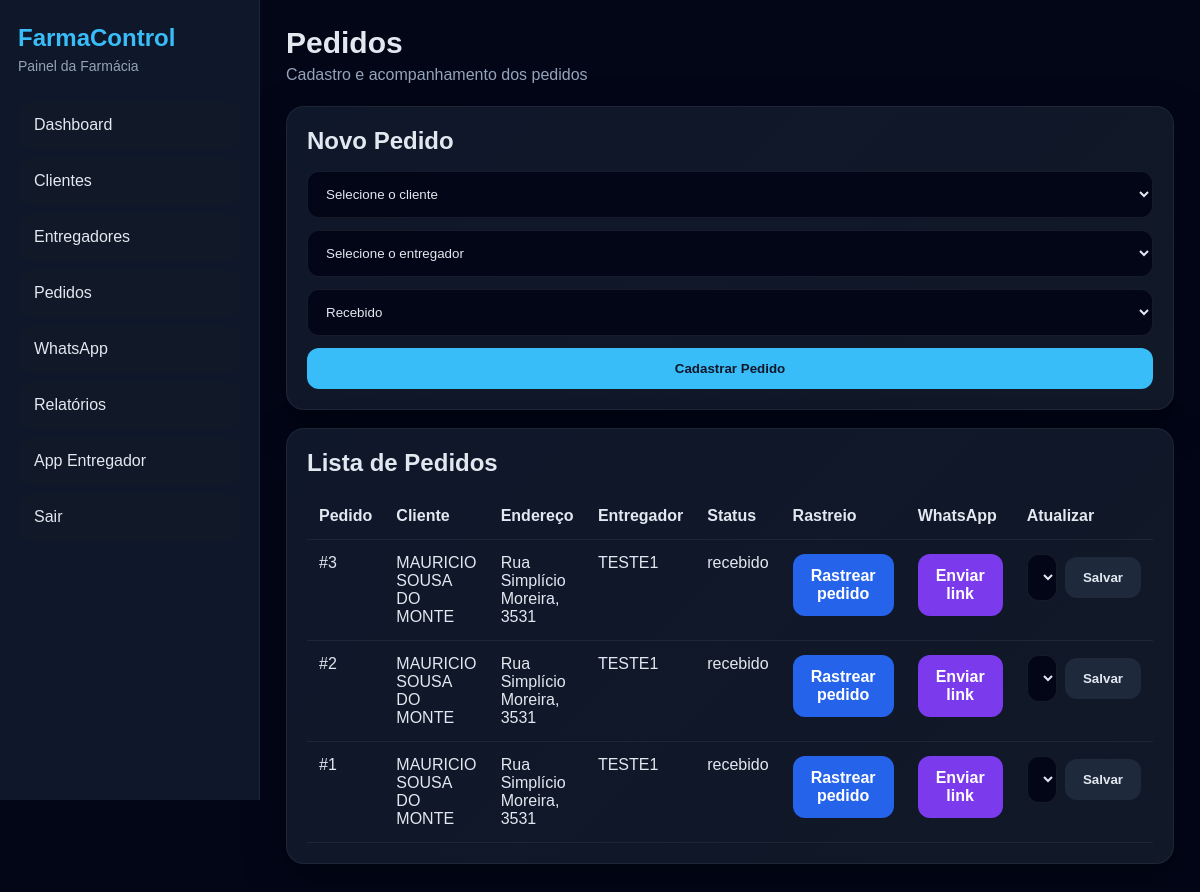
Page /pedidos (signed in) on the committed database.
### models.py (models this page shows, shortened)
class Pedido(db.Model):
    __tablename__ = "pedidos"
    id = db.Column(db.Integer, primary_key=True)
    farmacia_id = db.Column(db.Integer, db.ForeignKey("farmacias.id"), nullable=False)
    cliente_id = db.Column(db.Integer, db.ForeignKey("clientes.id"), nullable=False)
    entregador_id = db.Column(db.Integer, db.ForeignKey("entregadores.id"), nullable=True)
    status = db.Column(db.String(30), nullable=False, default="recebido")
    codigo_rastreio = db.Column(db.String(40), unique=True, nullable=True)
    criado_em = db.Column(db.DateTime, default=agora_brasil)
    saiu_entrega_em = db.Column(db.DateTime, nullable=True)
    entregue_em = db.Column(db.DateTime, nullable=True)

class Cliente(db.Model):
    __tablename__ = "clientes"
    id = db.Column(db.Integer, primary_key=True)
    farmacia_id = db.Column(db.Integer, db.ForeignKey("farmacias.id"), nullable=False)
    nome = db.Column(db.String(150), nullable=False)
    telefone = db.Column(db.String(30), nullable=False)
    endereco = db.Column(db.String(255), nullable=False)
    criado_em = db.Column(db.DateTime, default=agora_brasil)
    pedidos = db.relationship("Pedido", backref="cliente", lazy=True)

class Entregador(db.Model):
    __tablename__ = "entregadores"
    id = db.Column(db.Integer, primary_key=True)
    farmacia_id = db.Column(db.Integer, db.ForeignKey("farmacias.id"), nullable=True)
    nome = db.Column(db.String(150), nullable=False)
    telefone = db.Column(db.String(30), nullable=False)
    senha_hash = db.Column(db.String(255), nullable=False)
    ativo = db.Column(db.Boolean, default=True)
    criado_em = db.Column(db.DateTime, default=agora_brasil)
    pedidos = db.relationship("Pedido", backref="entregador", lazy=True)
    localizacoes = db.relationship("Localizacao", backref="entregador", lazy=True)
    vinculos_farmacias = db.relationship(
        "EntregadorFarmacia",
        back_populates="entregador",
        cascade="all, delete-orphan",
        lazy=True
    )
    __table_args__ = (
        db.UniqueConstraint("telefone", name="uq_entregador_telefone_global"),
    )

### app.py (the view, shortened to what this page needs)
    @app.route("/pedidos", methods=["GET", "POST"])
    @login_required
    def pedidos():
        if current_user.is_master:
            flash("Área disponível apenas para usuários de farmácia.", "warning")
            return redirect(url_for("dashboard"))
        farmacia_id = farmacia_ativa_id()
        if not farmacia_id:
            flash("Nenhuma farmácia ativa selecionada.", "warning")
            return redirect(url_for("dashboard"))
        lista = Pedido.query.filter_by(
            farmacia_id=farmacia_id
        ).order_by(Pedido.id.desc()).all()
        clientes_lista = Cliente.query.filter_by(
            farmacia_id=farmacia_id
        ).order_by(Cliente.nome.asc()).all()
        entregadores_ids = [
            v.entregador_id
            for v in EntregadorFarmacia.query.filter_by(
                farmacia_id=farmacia_id,
                ativo=True
            ).all()
        ]
        if entregadores_ids:
            entregadores_lista = Entregador.query.filter(
                Entregador.id.in_(entregadores_ids),
                Entregador.ativo.is_(True)
            ).order_by(Entregador.nome.asc()).all()
        else:
            entregadores_lista = []
        return render_template(
            "pedidos.html",
            pedidos=lista,
            clientes=clientes_lista,
            entregadores=entregadores_lista
        )

### app.py (called while the page is built)
def farmacias_ids_do_usuario():
    if not current_user.is_authenticated:
        return []
    if current_user.is_master:
        return [
            f.id for f in Farmacia.query.filter_by(ativo=True, status="ativa").all()
        ]
    ids = list(current_user.farmacias_ids or [])
    if not ids and current_user.farmacia_id:
        ids = [current_user.farmacia_id]
    if not ids:
        return []
    farmacias_validas = Farmacia.query.filter(
        Farmacia.id.in_(ids),
        Farmacia.ativo.is_(True),
        Farmacia.status == "ativa"
    ).all()
    return [f.id for f in farmacias_validas]

def farmacia_ativa_id():
    if not current_user.is_authenticated or current_user.is_master:
        return None
    ids = farmacias_ids_do_usuario()
    if not ids:
        return None
    farmacia_id_sessao = session.get("farmacia_ativa_id")
    if farmacia_id_sessao in ids:
        return farmacia_id_sessao
    session["farmacia_ativa_id"] = ids[0]
    return ids[0]

### models.py (called while the page is built)
@login_manager.user_loader
def load_user(user_id):
    return db.session.get(User, int(user_id))

    @property
    def is_master(self):
        return self.perfil == "master"

    @property
    def farmacias_ids(self):
        ids = [
            vinculo.farmacia_id
            for vinculo in self.vinculos_farmacias
            if vinculo.ativo
        ]
        if not ids and self.farmacia_id:
            ids = [self.farmacia_id]
        return ids

### templates/pedidos.html (shortened to what this page needs)
{% extends "base.html" %}
{% block content %}
<div class="page-head">
  <div>
    <h1>Pedidos</h1>
    <p class="muted">Cadastro e acompanhamento dos pedidos</p>
  </div>
</div>
<div class="panel">
  <h2>Novo Pedido</h2>
  <form method="post" class="form-grid">
    <select name="cliente_id" required>
      <option value="">Selecione o cliente</option>
    </select>
    <select name="entregador_id">
      <option value="">Selecione o entregador</option>
    </select>
    <select name="status" required>
      <option value="recebido">Recebido</option>
    </select>
    <button type="submit" class="btn btn-primary">Cadastrar Pedido</button>
  </form>
</div>
<div class="panel">
  <h2>Lista de Pedidos</h2>
  <div class="table-wrap">
    <table>
      <thead>
        <tr>
          <th>Pedido</th>
          <th>Cliente</th>
          <th>Endereço</th>
          <th>Entregador</th>
          <th>Status</th>
          <th>Rastreio</th>
          <th>WhatsApp</th>
          <th>Atualizar</th>
        </tr>
      </thead>
      <tbody>
        {% for pedido in pedidos %}
        <tr>
          <td>#{{ pedido.id }}</td>
          <td>{{ pedido.cliente.nome }}</td>
          <td>{{ pedido.cliente.endereco }}</td>
          <td>{{ pedido.entregador.nome if pedido.entregador else "-" }}</td>
          <td>{{ pedido.status }}</td>
          <td>
            <a class="btn btn-route-google" href="{{ url_for('rastreio_cliente', codigo=pedido.codigo_rastreio) }}" target="_blank">
              Rastrear pedido
            </a>
          </td>
          <td>
            <a class="btn btn-route-waze" href="{{ url_for('whatsapp_cliente', pedido_id=pedido.id) }}" target="_blank">
              Enviar link
            </a>
          </td>
          <td>
            <form method="post" action="{{ url_for('atualizar_status_pedido', pedido_id=pedido.id) }}" class="inline-form">
              <select name="status">
                <option value="recebido" {% if pedido.status == "recebido" %}selected{% endif %}>Recebido</option>
              </select>
              <button type="submit" class="btn btn-secondary">Salvar</button>
            </form>
          </td>
        </tr>
        {% else %}
        <tr>
          <td colspan="8">Nenhum pedido cadastrado.</td>
        </tr>
        {% endfor %}
      </tbody>
    </table>
  </div>
</div>
{% endblock %}

### static/style.css (style rules this page uses)
* { margin: 0; padding: 0; box-sizing: border-box; }
body { background: #020617; color: #e2e8f0; font-family: Arial, sans-serif; }
a { text-decoration: none; }
.page-head { margin-bottom: 22px; }
.page-head h1 { font-size: 30px; margin-bottom: 6px; }
.muted { color: #94a3b8; }
.card, .panel, .mobile-card { background: linear-gradient(135deg, #0f172a, #111827); border: 1px solid rgba(255,255,255,0.06); border-radius: 18px; box-shadow: 0 15px 40px rgba(0,0,0,0.35); }
.panel { padding: 20px; margin-bottom: 18px; }
.panel h2 { margin-bottom: 16px; }
.form-grid { display: grid; gap: 12px; }
input, select, textarea { width: 100%; background: #020617; color: #e2e8f0; border: 1px solid rgba(255,255,255,0.08); border-radius: 12px; padding: 14px; outline: none; }
.btn { border: none; padding: 13px 18px; border-radius: 12px; cursor: pointer; font-weight: bold; display: inline-block; text-align: center; }
.btn-primary { background: #38bdf8; color: #0f172a; }
.btn-secondary { background: #1e293b; color: #e2e8f0; }
.table-wrap { overflow-x: auto; }
table { width: 100%; border-collapse: collapse; }
table th, table td { text-align: left; padding: 14px 12px; border-bottom: 1px solid rgba(255,255,255,0.06); vertical-align: top; }
.inline-form { display: flex; gap: 8px; align-items: center; }
.btn-route-google { background: #2563eb; color: #ffffff; }
.btn-route-waze { background: #7c3aed; color: #ffffff; }

### rows in the picture
Pedido: id "3", cliente.nome "MAURICIO SOUSA DO MONTE", cliente.endereco "Rua Simplício Moreira, 3531", entregador "TESTE1", status "recebido", status "Recebido"
Pedido: id "2", cliente.nome "MAURICIO SOUSA DO MONTE", cliente.endereco "Rua Simplício Moreira, 3531", entregador "TESTE1", status "recebido", status "Recebido"
Pedido: id "1", cliente.nome "MAURICIO SOUSA DO MONTE", cliente.endereco "Rua Simplício Moreira, 3531", entregador "TESTE1", status "recebido", status "Recebido"
